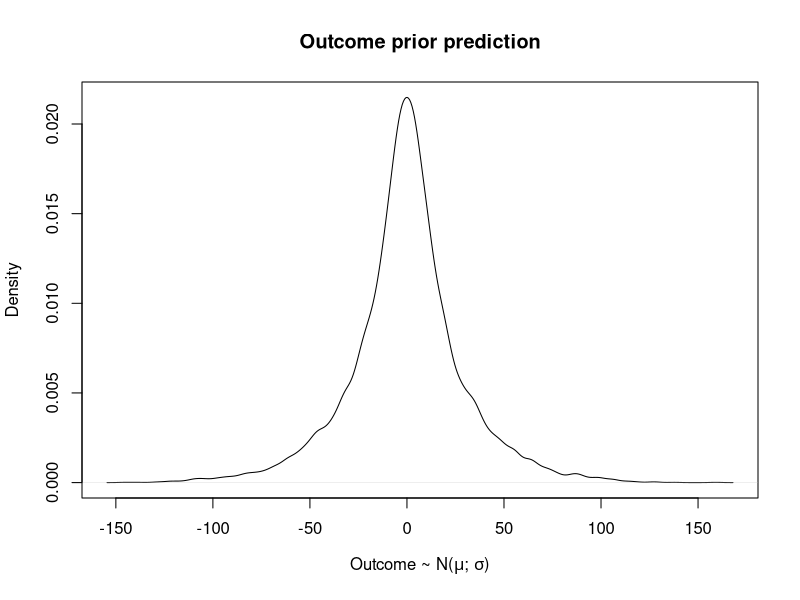

The R script that drew this image:
sample_size <- 10000
x1 <- rnorm(sample_size, mean=3, sd=2)
x2 <- rnorm(sample_size, mean=0, sd=1.5)
b0 <- rnorm(sample_size, mean=0, sd=5)
b1 <- rnorm(sample_size, mean=0, sd=1)
b2 <- rnorm(sample_size, mean=0, sd=.5)

sample_mu <- b0 + b1 * x1 + b2 * x2
sample_sigma <- runif(sample_size, 0 , 50 )
prior_mu <- rnorm(sample_size, sample_mu, sample_sigma)
plot(density(prior_mu), xlab=expression(paste("Outcome ~ N(",mu,"; ",sigma,")")), main="Outcome prior prediction")
